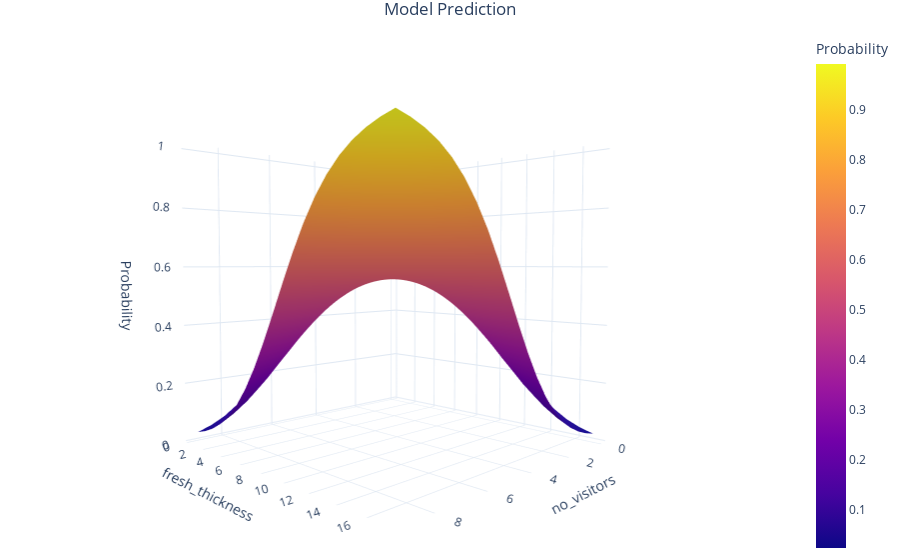

Notebook code for this chart:
### Markdown cell above
The graph is interactive - rotate it and explore how there is a clear s-shaped relationship between the features and probability.

Let's now look at the features that we have said can interact:

### Code cell
graphing.model_to_surface_plot(model_with_interaction, ["no_visitors", "fresh_thickness"], test_df)

### Figure 1 — Plotly figure (JSON) as saved in the notebook; plotly's stock layout.template omitted (floating-point values rounded to 4 significant figures; data arrays with more than 128 entries replaced by an {"elided": "..."} marker saying what was removed)
{"data": [{"colorbar": {"title": {"text": "Probability"}}, "type": "surface", "x": [0, 0.4737, 0.9474, 1.421, 1.895, 2.368, 2.842, 3.316, 3.789, 4.263, 4.737, 5.211, 5.684, 6.158, 6.632, 7.105, 7.579, 8.053, 8.526, 9], "y": [0.4137, 1.296, 2.178, 3.06, 3.943, 4.825, 5.707, 6.589, 7.471, 8.354, 9.236, 10.12, 11.0, 11.88, 12.76, 13.65, 14.53, 15.41, 16.29, 17.18], "z": {"elided": "20x20 float values"}}], "layout": {"scene": {"xaxis": {"title": {"text": "no_visitors"}}, "yaxis": {"title": {"text": "fresh_thickness"}}, "zaxis": {"title": {"text": "Probability"}}}, "title": {"text": "Model Prediction"}}}
